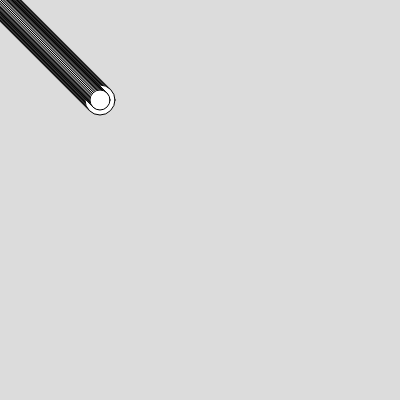
Frame 1 (no input)
Frame 60 (no input): identical to frame 1, image omitted
Frame 120 (the mouse pressed at the canvas centre since frame 60): identical to frame 1, image omitted

The p5.js sketch that drew this single still picture (run headless with seeded random() and noise() and a simulated clock; from frame 60 on, the mouse is pressed at the canvas centre):

// p5.js sketch
// ── sketch.js
function setup() {
  createCanvas(400, 400);
}

function draw() {
  background(220);

 
for(let i=0; i<=100; i++){
	circle(i, i, 30);
}
let i=1;

while(i<=100){
	circle(i, i, 20);
	i++;
}
}
